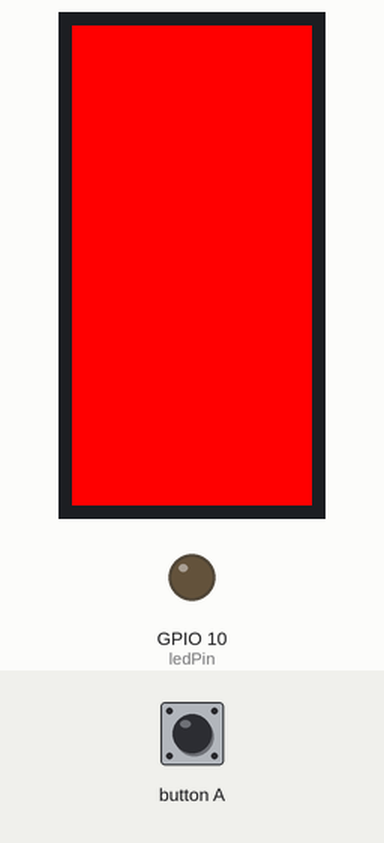
Bench run of a sketch on a simulated ESP32-S3. Shown: 80×160 colour display, output pins drawn as LEDs (lit = HIGH). Inputs (shaded band) come from the test bench.

Above: at 1.3 s.
1.4 s: button A pressed for 0.15 s
At 1.49 s:
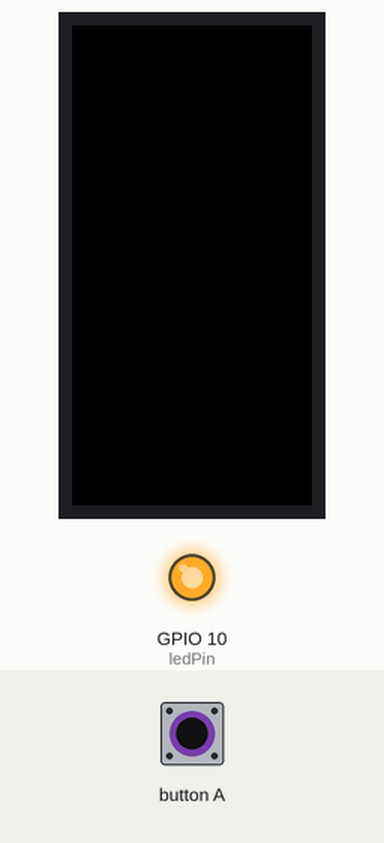
3.0 s: button A pressed for 3.2 s
At 7.1 s:
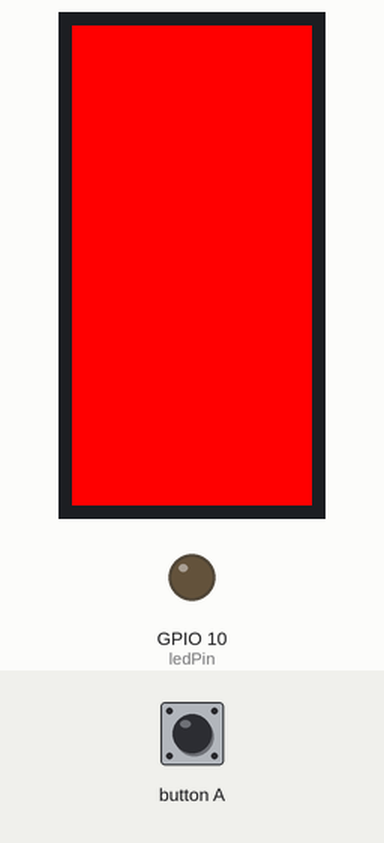
Timing chart, 0 to 8.6 s (numbered marks = the images above; inputs shaded):
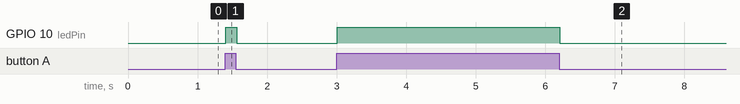

The sketch:

_2_-_ButtonClick_LED.ino
```cpp
#include <M5StickC.h>

// constants (won't change):
const int buttonPin = 37;     // the number of the pushbutton pin
const int ledPin =  10;       // the number of the LED pin

// variables (will change):
int buttonState = 0;          // variable for reading the pushbutton status

void setup() {
  // initialize the M5StickC object:
  M5.begin();
  // initialize the LED pin as an output:
  pinMode(ledPin, OUTPUT);
  // initialize the button(A) pin as an input:
  pinMode(buttonPin, INPUT);
}

void loop() {
  // read the state of the button(A) value:
  buttonState = digitalRead(buttonPin);

  // check if button(A) is pressed (if it is, the buttonState is HIGH):
  if (buttonState == HIGH) {
    // turn LED on:
    digitalWrite(ledPin, HIGH);
    // turn the LCD screen black (no button press-default state):
    M5.Lcd.fillScreen(BLACK);
  } else {
    // turn LED off:
    digitalWrite(ledPin, LOW);
    // turn the LCD screen red (on button press):
    M5.Lcd.fillScreen(RED);
  }
}
```

Measured:
- after the input at 1.4 s, GPIO 10 (ledPin): LOW → HIGH at once, → LOW 0.15 s later
- after the input at 3.0 s, GPIO 10 (ledPin): LOW → HIGH at once, → LOW 3.2 s later
